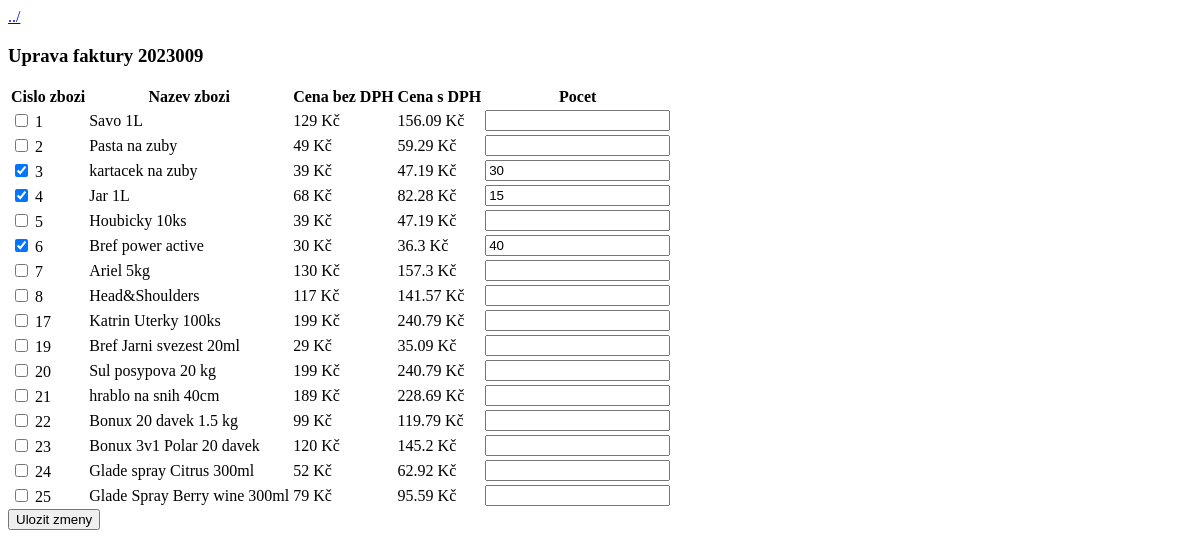
Before: /upravobjednavku.php?id=2023009 with the older database file.
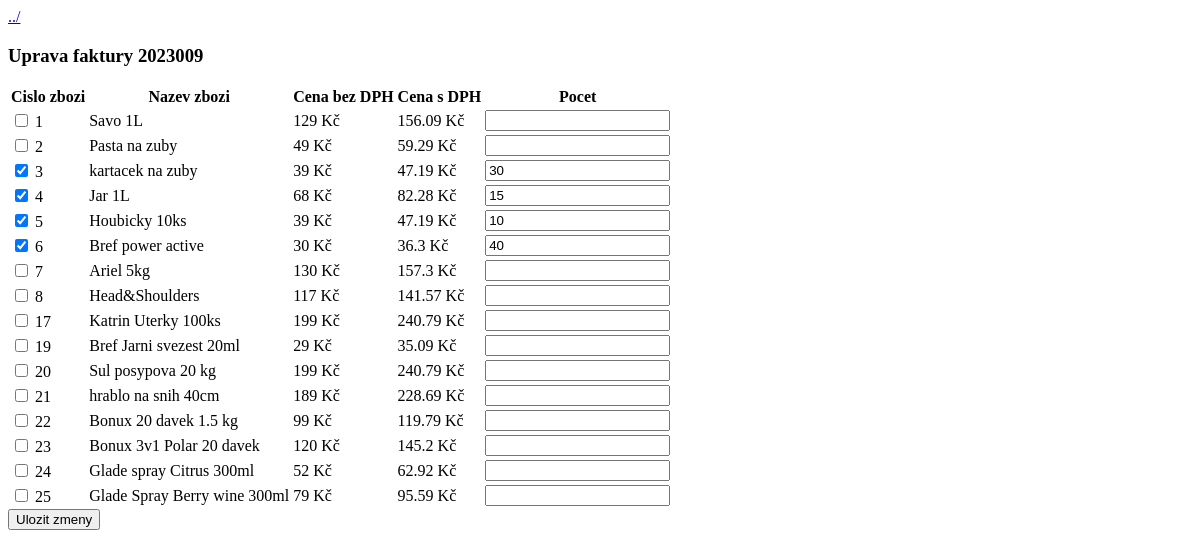
After: the same page with the newer database file.
### tables this page shows
CREATE TABLE `faktura_zbozi` (
  `id` int NOT NULL AUTO_INCREMENT,
  `faktura_id` int NOT NULL,
  `zbozi_id` int NOT NULL,
  `pocet` smallint NOT NULL,
  PRIMARY KEY (`id`),
  KEY `faktura_id` (`faktura_id`),
  KEY `zbozi_id` (`zbozi_id`),
  CONSTRAINT `faktura_zbozi_ibfk_1` FOREIGN KEY (`faktura_id`) REFERENCES `faktura` (`id_fak`) ON DELETE CASCADE,
  CONSTRAINT `faktura_zbozi_ibfk_2` FOREIGN KEY (`zbozi_id`) REFERENCES `zbozi` (`id_zbozi`) ON DELETE CASCADE
);

CREATE TABLE `zbozi` (
  `id_zbozi` int NOT NULL AUTO_INCREMENT,
  `nazev` varchar(32) NOT NULL,
  `cena` int NOT NULL,
  PRIMARY KEY (`id_zbozi`)
);

### inc/functions.php (called while the page is built, shortened)
<?php
    function vypis_zbozi($pdo, $order=false, $desc=false) {
        $query = "SELECT * FROM zbozi";
        $query .= ";";
        $stmt = $pdo->prepare($query);
        $stmt->execute();
        $results = $stmt->fetchall(PDO::FETCH_ASSOC);
        if ($results) {
            return $results;
        }
        return false;
    }
    function vypis_objednavku($id_fak, $pdo) {
        $query = "SELECT zbozi_id, pocet FROM faktura_zbozi WHERE faktura_id = $id_fak;";
        $stmt = $pdo->prepare($query);
        $stmt->execute();
        $results = $stmt->fetchall(PDO::FETCH_ASSOC);
        if ($results) {
            return $results;
        }
        return false;
    }

### upravobjednavku.php (the view, shortened to what this page needs)
<?php
require_once("inc/functions.php");
$id_fak = htmlentities($_GET["id"]);
require_once("inc/dbh.inc.php");
$objednavka = vypis_objednavku($id_fak, $conn);
$zbozi = vypis_zbozi($conn);
$objednane_zbozi = array_map(
    function ($a) {
        return $a['zbozi_id'];
    }, $objednavka);
$counter = 0;
?>
<!DOCTYPE html>
<html lang="en">
<head>
</head>
<body>
    <a href=<?php echo "faktura.php?id=" . $id_fak ?>>../</a>
    <h3>Uprava faktury <?php echo $id_fak ?></h3>
    <form action="inc/upravobjed.inc.php" method="POST">
            <table>
                <thead>
                    <tr>
                        <th>Cislo zbozi</th>
                        <th>Nazev zbozi</th>
                        <th>Cena bez DPH</th>
                        <th>Cena s DPH</th>
                        <th>Pocet</th>
                    </tr>
                </thead>
                <tbody>
                    <?php foreach ($zbozi as $produkt) {
                        ?>
                        <tr>
                            <td>
                                <input
                                type="checkbox"
                                name="id_zbozi[<?php echo $produkt["id_zbozi"]; ?>]"
                                value=<?php echo $produkt["id_zbozi"]; ?>
                                <?php if (in_array($produkt["id_zbozi"], $objednane_zbozi)) {echo "checked";}; ?>
                                >
                                <?php echo $produkt["id_zbozi"]; ?>
                            </td>
                            <td><?php echo $produkt["nazev"] ?></td>
                            <td><?php echo $produkt["cena"] . " Kč"; ?></td>
                            <td><?php echo strval(intval($produkt["cena"]) * 1.21) . " Kč"; ?></td>
                            <td>
                                <input
                                type="number"
                                name="ks[<?php echo $produkt["id_zbozi"]; ?>]"
                                min=1
                                <?php
                                    if(in_array($produkt["id_zbozi"], $objednane_zbozi)) {
                                        echo "value='" . $objednavka[$counter]["pocet"] . "'";
                                        $counter+=1;
                                    }; ?>
                                >
                            </td>
                        </tr>
                        <?php
                    }
                    ?>
                </tbody>
            </table>
        <button type="submit" name="uprav">Ulozit zmeny</button>
    </form>
</body>
</html>

Changed rows visible on the page:
computed for zbozi "Houbicky 10ks": id_zbozi "☐" → "☑"
added faktura_zbozi: pocet "10"
